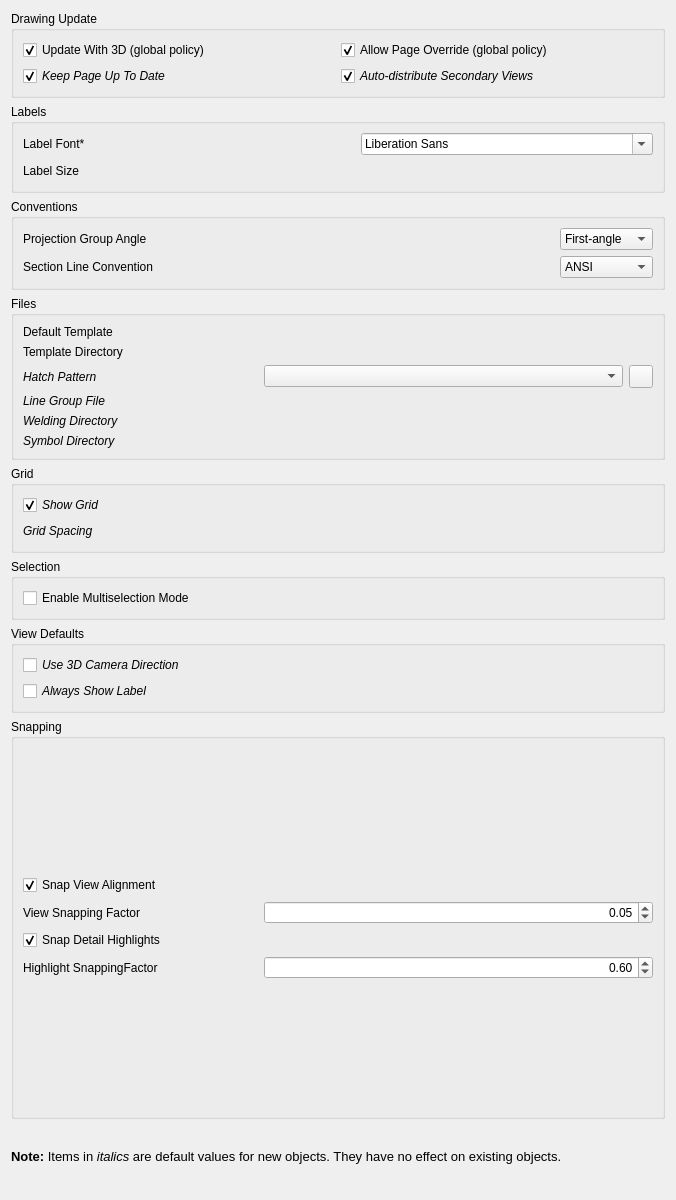
<?xml version="1.0" encoding="UTF-8"?>
<ui version="4.0">
 <class>TechDrawGui::DlgPrefsTechDrawGeneralImp</class>
 <widget class="QWidget" name="TechDrawGui::DlgPrefsTechDrawGeneralImp">
  <property name="geometry">
   <rect>
    <x>0</x>
    <y>0</y>
    <width>676</width>
    <height>1200</height>
   </rect>
  </property>
  <property name="sizePolicy">
   <sizepolicy hsizetype="Preferred" vsizetype="Minimum">
    <horstretch>0</horstretch>
    <verstretch>0</verstretch>
   </sizepolicy>
  </property>
  <property name="windowTitle">
   <string>General</string>
  </property>
  <property name="toolTip">
   <string/>
  </property>
  <layout class="QVBoxLayout" name="verticalLayout_3">
   <item>
    <widget class="QGroupBox" name="gbMisc">
     <property name="sizePolicy">
      <sizepolicy hsizetype="Preferred" vsizetype="Preferred">
       <horstretch>0</horstretch>
       <verstretch>0</verstretch>
      </sizepolicy>
     </property>
     <property name="title">
      <string>Drawing Update</string>
     </property>
     <layout class="QVBoxLayout" name="verticalLayout_2">
      <item>
       <layout class="QGridLayout" name="gridLayout_5">
        <item row="0" column="0">
         <widget class="Gui::PrefCheckBox" name="cb_Global">
          <property name="sizePolicy">
           <sizepolicy hsizetype="Preferred" vsizetype="Preferred">
            <horstretch>0</horstretch>
            <verstretch>0</verstretch>
           </sizepolicy>
          </property>
          <property name="toolTip">
           <string>Whether or not pages are updated every time the 3D model is changed</string>
          </property>
          <property name="text">
           <string>Update With 3D (global policy)</string>
          </property>
          <property name="checked">
           <bool>true</bool>
          </property>
          <property name="prefEntry" stdset="0">
           <cstring>GlobalUpdateDrawings</cstring>
          </property>
          <property name="prefPath" stdset="0">
           <cstring>Mod/TechDraw/General</cstring>
          </property>
         </widget>
        </item>
        <item row="0" column="1">
         <widget class="Gui::PrefCheckBox" name="cb_Override">
          <property name="sizePolicy">
           <sizepolicy hsizetype="Preferred" vsizetype="Preferred">
            <horstretch>0</horstretch>
            <verstretch>0</verstretch>
           </sizepolicy>
          </property>
          <property name="toolTip">
           <string>Whether or not a page's 'Keep Updated' property
can override the global 'Update With 3D' parameter</string>
          </property>
          <property name="text">
           <string>Allow Page Override (global policy)</string>
          </property>
          <property name="checked">
           <bool>true</bool>
          </property>
          <property name="prefEntry" stdset="0">
           <cstring>AllowPageOverride</cstring>
          </property>
          <property name="prefPath" stdset="0">
           <cstring>Mod/TechDraw/General</cstring>
          </property>
         </widget>
        </item>
        <item row="1" column="0">
         <widget class="Gui::PrefCheckBox" name="cb_PageUpdate">
          <property name="sizePolicy">
           <sizepolicy hsizetype="Preferred" vsizetype="Preferred">
            <horstretch>0</horstretch>
            <verstretch>0</verstretch>
           </sizepolicy>
          </property>
          <property name="font">
           <font>
            <italic>true</italic>
           </font>
          </property>
          <property name="toolTip">
           <string>Keep drawing pages in sync with changes of 3D model in real time.
This can slow down the response time.</string>
          </property>
          <property name="text">
           <string>Keep Page Up To Date</string>
          </property>
          <property name="checked">
           <bool>true</bool>
          </property>
          <property name="prefEntry" stdset="0">
           <cstring>KeepPagesUpToDate</cstring>
          </property>
          <property name="prefPath" stdset="0">
           <cstring>Mod/TechDraw/General</cstring>
          </property>
         </widget>
        </item>
        <item row="1" column="1">
         <widget class="Gui::PrefCheckBox" name="cb_AutoDist">
          <property name="sizePolicy">
           <sizepolicy hsizetype="Preferred" vsizetype="Preferred">
            <horstretch>0</horstretch>
            <verstretch>0</verstretch>
           </sizepolicy>
          </property>
          <property name="font">
           <font>
            <italic>true</italic>
           </font>
          </property>
          <property name="toolTip">
           <string>Automatically distribute secondary views
for ProjectionGroups</string>
          </property>
          <property name="text">
           <string>Auto-distribute Secondary Views</string>
          </property>
          <property name="checked">
           <bool>true</bool>
          </property>
          <property name="prefEntry" stdset="0">
           <cstring>AutoDist</cstring>
          </property>
          <property name="prefPath" stdset="0">
           <cstring>/Mod/TechDraw/General</cstring>
          </property>
         </widget>
        </item>
       </layout>
      </item>
     </layout>
    </widget>
   </item>
   <item>
    <widget class="QGroupBox" name="gb_Font">
     <property name="sizePolicy">
      <sizepolicy hsizetype="Preferred" vsizetype="Preferred">
       <horstretch>0</horstretch>
       <verstretch>0</verstretch>
      </sizepolicy>
     </property>
     <property name="title">
      <string>Labels</string>
     </property>
     <layout class="QVBoxLayout" name="verticalLayout_4">
      <item>
       <layout class="QGridLayout" name="gridLayout_2" rowstretch="0,0" columnstretch="1,0,1">
        <item row="0" column="0">
         <widget class="QLabel" name="lbl_LabelFont">
          <property name="baseSize">
           <size>
            <width>0</width>
            <height>0</height>
           </size>
          </property>
          <property name="toolTip">
           <string>* this font is also used for dimensions
   Changes have no effect on existing dimensions.</string>
          </property>
          <property name="text">
           <string>Label Font*</string>
          </property>
         </widget>
        </item>
        <item row="0" column="1">
         <spacer name="horizontalSpacer_2">
          <property name="orientation">
           <enum>Qt::Horizontal</enum>
          </property>
          <property name="sizeType">
           <enum>QSizePolicy::Preferred</enum>
          </property>
          <property name="sizeHint" stdset="0">
           <size>
            <width>40</width>
            <height>20</height>
           </size>
          </property>
         </spacer>
        </item>
        <item row="0" column="2">
         <widget class="Gui::PrefFontBox" name="pfb_LabelFont">
          <property name="sizePolicy">
           <sizepolicy hsizetype="Preferred" vsizetype="Preferred">
            <horstretch>0</horstretch>
            <verstretch>0</verstretch>
           </sizepolicy>
          </property>
          <property name="baseSize">
           <size>
            <width>0</width>
            <height>0</height>
           </size>
          </property>
          <property name="toolTip">
           <string>Font for labels</string>
          </property>
          <property name="sizeAdjustPolicy">
           <enum>QComboBox::AdjustToContents</enum>
          </property>
          <property name="currentFont">
           <font/>
          </property>
          <property name="prefEntry" stdset="0">
           <cstring>LabelFont</cstring>
          </property>
          <property name="prefPath" stdset="0">
           <cstring>/Mod/TechDraw/Labels</cstring>
          </property>
         </widget>
        </item>
        <item row="1" column="0">
         <widget class="QLabel" name="label_6">
          <property name="text">
           <string>Label Size</string>
          </property>
         </widget>
        </item>
        <item row="1" column="1">
         <spacer name="horizontalSpacer_6">
          <property name="orientation">
           <enum>Qt::Horizontal</enum>
          </property>
          <property name="sizeHint" stdset="0">
           <size>
            <width>40</width>
            <height>20</height>
           </size>
          </property>
         </spacer>
        </item>
        <item row="1" column="2">
         <widget class="Gui::PrefUnitSpinBox" name="plsb_LabelSize" native="true">
          <property name="sizePolicy">
           <sizepolicy hsizetype="Preferred" vsizetype="Preferred">
            <horstretch>0</horstretch>
            <verstretch>0</verstretch>
           </sizepolicy>
          </property>
          <property name="toolTip">
           <string>Label size</string>
          </property>
          <property name="value" stdset="0">
           <double>8.000000000000000</double>
          </property>
          <property name="prefEntry" stdset="0">
           <cstring>LabelSize</cstring>
          </property>
          <property name="prefPath" stdset="0">
           <cstring>/Mod/TechDraw/Labels</cstring>
          </property>
         </widget>
        </item>
       </layout>
      </item>
     </layout>
    </widget>
   </item>
   <item>
    <widget class="QGroupBox" name="groupBox_2">
     <property name="sizePolicy">
      <sizepolicy hsizetype="Preferred" vsizetype="Preferred">
       <horstretch>0</horstretch>
       <verstretch>0</verstretch>
      </sizepolicy>
     </property>
     <property name="baseSize">
      <size>
       <width>0</width>
       <height>500</height>
      </size>
     </property>
     <property name="title">
      <string>Conventions</string>
     </property>
     <layout class="QVBoxLayout" name="verticalLayout">
      <item>
       <layout class="QGridLayout" name="gridLayout_6" columnstretch="1,0,0">
        <item row="0" column="1">
         <spacer name="horizontalSpacer_3">
          <property name="orientation">
           <enum>Qt::Horizontal</enum>
          </property>
          <property name="sizeHint" stdset="0">
           <size>
            <width>40</width>
            <height>20</height>
           </size>
          </property>
         </spacer>
        </item>
        <item row="0" column="0">
         <widget class="QLabel" name="label_7">
          <property name="text">
           <string>Projection Group Angle</string>
          </property>
         </widget>
        </item>
        <item row="0" column="2">
         <widget class="Gui::PrefComboBox" name="cbProjAngle">
          <property name="sizePolicy">
           <sizepolicy hsizetype="Preferred" vsizetype="Preferred">
            <horstretch>0</horstretch>
            <verstretch>0</verstretch>
           </sizepolicy>
          </property>
          <property name="toolTip">
           <string>Use first- or third-angle multiview projection convention</string>
          </property>
          <property name="sizeAdjustPolicy">
           <enum>QComboBox::AdjustToContents</enum>
          </property>
          <property name="prefEntry" stdset="0">
           <cstring>ProjectionAngle</cstring>
          </property>
          <property name="prefPath" stdset="0">
           <cstring>Mod/TechDraw/General</cstring>
          </property>
          <item>
           <property name="text">
            <string>First-angle</string>
           </property>
          </item>
          <item>
           <property name="text">
            <string>Third-angle</string>
           </property>
          </item>
          <item>
           <property name="text">
            <string>Page</string>
           </property>
          </item>
         </widget>
        </item>
        <item row="1" column="2">
         <widget class="Gui::PrefComboBox" name="cbSectionLineStd">
          <property name="sizePolicy">
           <sizepolicy hsizetype="Preferred" vsizetype="Preferred">
            <horstretch>0</horstretch>
            <verstretch>0</verstretch>
           </sizepolicy>
          </property>
          <property name="toolTip">
           <string>Standard to be used to draw section lines.  This affects the position of arrows and symbol.</string>
          </property>
          <property name="currentIndex">
           <number>0</number>
          </property>
          <property name="prefEntry" stdset="0">
           <cstring>SectionLineStandard</cstring>
          </property>
          <property name="prefPath" stdset="0">
           <cstring>Mod/TechDraw/Standards</cstring>
          </property>
          <item>
           <property name="text">
            <string notr="true">ANSI</string>
           </property>
          </item>
          <item>
           <property name="text">
            <string notr="true">ISO</string>
           </property>
          </item>
         </widget>
        </item>
        <item row="1" column="0">
         <widget class="QLabel" name="label_13">
          <property name="font">
           <font>
            <italic>false</italic>
           </font>
          </property>
          <property name="text">
           <string>Section Line Convention</string>
          </property>
         </widget>
        </item>
       </layout>
      </item>
     </layout>
    </widget>
   </item>
   <item>
    <widget class="QGroupBox" name="gb_Templates">
     <property name="sizePolicy">
      <sizepolicy hsizetype="Expanding" vsizetype="Preferred">
       <horstretch>0</horstretch>
       <verstretch>0</verstretch>
      </sizepolicy>
     </property>
     <property name="title">
      <string>Files</string>
     </property>
     <layout class="QGridLayout" name="gridLayout_4">
      <item row="0" column="0">
       <layout class="QGridLayout" name="gridLayout_3" columnstretch="1,0,2">
        <item row="1" column="1" rowspan="2">
         <spacer name="horizontalSpacer_7">
          <property name="orientation">
           <enum>Qt::Horizontal</enum>
          </property>
          <property name="sizeHint" stdset="0">
           <size>
            <width>40</width>
            <height>22</height>
           </size>
          </property>
         </spacer>
        </item>
        <item row="2" column="2">
         <layout class="QHBoxLayout" name="hboxlayout">
          <item>
           <widget class="QComboBox" name="patternComboBox">
            <property name="toolTip">
             <string>Select a default pattern. If 'Last used' is selected, the pattern you last used will be used.</string>
            </property>
           </widget>
          </item>
          <item>
           <widget class="QToolButton" name="openPatternsFolder">
            <property name="sizePolicy">
             <sizepolicy hsizetype="Maximum" vsizetype="Preferred">
              <horstretch>0</horstretch>
              <verstretch>0</verstretch>
             </sizepolicy>
            </property>
            <property name="toolTip">
             <string>Open the folder containing all available SVG patterns and where you can add your custom svg files. Note: PAT files are in a sibling folder called PAT. If you add a custom file you will need to close and re-open the preference dialog.</string>
            </property>
            <property name="icon">
             <iconset resource="Resources/resource.qrc">
             <normaloff>:/icons/folder.svg</normaloff>:/icons/folder.svg</iconset>
            </property>
           </widget>
          </item>
         </layout>
        </item>
        <item row="3" column="2">
         <widget class="Gui::PrefFileChooser" name="pfc_LineGroup" native="true">
          <property name="sizePolicy">
           <sizepolicy hsizetype="Expanding" vsizetype="Preferred">
            <horstretch>1</horstretch>
            <verstretch>0</verstretch>
           </sizepolicy>
          </property>
          <property name="toolTip">
           <string>Alternate file for personal LineGroup definition</string>
          </property>
          <property name="prefEntry" stdset="0">
           <cstring>LineGroupFile</cstring>
          </property>
          <property name="prefPath" stdset="0">
           <cstring>/Mod/TechDraw/Files</cstring>
          </property>
         </widget>
        </item>
        <item row="0" column="2">
         <widget class="Gui::PrefFileChooser" name="pfc_DefTemp" native="true">
          <property name="sizePolicy">
           <sizepolicy hsizetype="Expanding" vsizetype="Preferred">
            <horstretch>1</horstretch>
            <verstretch>0</verstretch>
           </sizepolicy>
          </property>
          <property name="toolTip">
           <string>Default template file for new pages</string>
          </property>
          <property name="prefEntry" stdset="0">
           <cstring>TemplateFile</cstring>
          </property>
          <property name="prefPath" stdset="0">
           <cstring>/Mod/TechDraw/Files</cstring>
          </property>
         </widget>
        </item>
        <item row="4" column="0">
         <widget class="QLabel" name="label_11">
          <property name="font">
           <font>
            <italic>true</italic>
           </font>
          </property>
          <property name="text">
           <string>Welding Directory</string>
          </property>
         </widget>
        </item>
        <item row="4" column="2">
         <widget class="Gui::PrefFileChooser" name="pfc_Welding" native="true">
          <property name="sizePolicy">
           <sizepolicy hsizetype="Expanding" vsizetype="Preferred">
            <horstretch>1</horstretch>
            <verstretch>0</verstretch>
           </sizepolicy>
          </property>
          <property name="toolTip">
           <string>Default directory for welding symbols</string>
          </property>
          <property name="prefEntry" stdset="0">
           <cstring>WeldingDir</cstring>
          </property>
          <property name="prefPath" stdset="0">
           <cstring>/Mod/TechDraw/Files</cstring>
          </property>
         </widget>
        </item>
        <item row="1" column="2">
         <widget class="Gui::PrefFileChooser" name="pfc_DefDir" native="true">
          <property name="sizePolicy">
           <sizepolicy hsizetype="Expanding" vsizetype="Preferred">
            <horstretch>1</horstretch>
            <verstretch>0</verstretch>
           </sizepolicy>
          </property>
          <property name="toolTip">
           <string>Starting directory for menu 'Insert Page using Template'</string>
          </property>
          <property name="prefEntry" stdset="0">
           <cstring>TemplateDir</cstring>
          </property>
          <property name="prefPath" stdset="0">
           <cstring>/Mod/TechDraw/Files</cstring>
          </property>
         </widget>
        </item>
        <item row="1" column="0">
         <widget class="QLabel" name="label_2">
          <property name="text">
           <string>Template Directory</string>
          </property>
         </widget>
        </item>
        <item row="7" column="2">
         <widget class="Gui::PrefFileChooser" name="fcSymbolDir" native="true">
          <property name="sizePolicy">
           <sizepolicy hsizetype="Expanding" vsizetype="Preferred">
            <horstretch>1</horstretch>
            <verstretch>0</verstretch>
           </sizepolicy>
          </property>
          <property name="toolTip">
           <string>Alternate directory to search for SVG symbol files.</string>
          </property>
          <property name="prefEntry" stdset="0">
           <cstring>DirSymbol</cstring>
          </property>
          <property name="prefPath" stdset="0">
           <cstring>/Mod/TechDraw/Files</cstring>
          </property>
         </widget>
        </item>
        <item row="2" column="0">
         <widget class="QLabel" name="lbl_Hatch">
          <property name="font">
           <font>
            <italic>true</italic>
           </font>
          </property>
          <property name="text">
           <string>Hatch Pattern</string>
          </property>
         </widget>
        </item>
        <item row="0" column="0">
         <widget class="QLabel" name="label">
          <property name="text">
           <string>Default Template</string>
          </property>
         </widget>
        </item>
        <item row="7" column="0">
         <widget class="QLabel" name="label_5">
          <property name="font">
           <font>
            <italic>true</italic>
           </font>
          </property>
          <property name="text">
           <string>Symbol Directory</string>
          </property>
         </widget>
        </item>
        <item row="3" column="0">
         <widget class="QLabel" name="label_10">
          <property name="font">
           <font>
            <italic>true</italic>
           </font>
          </property>
          <property name="text">
           <string>Line Group File</string>
          </property>
         </widget>
        </item>
       </layout>
      </item>
     </layout>
    </widget>
   </item>
   <item>
    <widget class="QGroupBox" name="gbGrid">
     <property name="title">
      <string>Grid</string>
     </property>
     <layout class="QVBoxLayout" name="verticalLayout_5">
      <item>
       <layout class="QGridLayout" name="gridLayout" columnstretch="1,0,0">
        <item row="1" column="1">
         <spacer name="horizontalSpacer">
          <property name="orientation">
           <enum>Qt::Horizontal</enum>
          </property>
          <property name="sizeHint" stdset="0">
           <size>
            <width>40</width>
            <height>20</height>
           </size>
          </property>
         </spacer>
        </item>
        <item row="0" column="0">
         <widget class="Gui::PrefCheckBox" name="cb_ShowGrid">
          <property name="font">
           <font>
            <italic>true</italic>
           </font>
          </property>
          <property name="toolTip">
           <string>Set ShowGrid property to true on new Pages.</string>
          </property>
          <property name="text">
           <string>Show Grid</string>
          </property>
          <property name="checked">
           <bool>true</bool>
          </property>
          <property name="prefEntry" stdset="0">
           <cstring>showGrid</cstring>
          </property>
          <property name="prefPath" stdset="0">
           <cstring>/Mod/TechDraw/General</cstring>
          </property>
         </widget>
        </item>
        <item row="1" column="0">
         <widget class="QLabel" name="label_4">
          <property name="font">
           <font>
            <italic>true</italic>
           </font>
          </property>
          <property name="text">
           <string>Grid Spacing</string>
          </property>
         </widget>
        </item>
        <item row="1" column="2">
         <widget class="Gui::PrefUnitSpinBox" name="psb_GridSpacing" native="true">
          <property name="toolTip">
           <string>Distance between Page grid lines.</string>
          </property>
          <property name="value" stdset="0">
           <double>10.000000000000000</double>
          </property>
          <property name="prefEntry" stdset="0">
           <cstring>gridSpacing</cstring>
          </property>
          <property name="prefPath" stdset="0">
           <cstring>/Mod/TechDraw/General</cstring>
          </property>
         </widget>
        </item>
       </layout>
      </item>
     </layout>
    </widget>
   </item>
   <item>
    <widget class="QGroupBox" name="gbSelection">
     <property name="sizePolicy">
      <sizepolicy hsizetype="Preferred" vsizetype="Preferred">
       <horstretch>0</horstretch>
       <verstretch>0</verstretch>
      </sizepolicy>
     </property>
     <property name="title">
      <string>Selection</string>
     </property>
     <layout class="QVBoxLayout" name="verticalLayout_6">
      <item>
       <layout class="QGridLayout" name="gridLayout_7">
        <item row="0" column="0">
         <widget class="Gui::PrefCheckBox" name="cbMultiSelection">
          <property name="sizePolicy">
           <sizepolicy hsizetype="Preferred" vsizetype="Preferred">
            <horstretch>0</horstretch>
            <verstretch>0</verstretch>
           </sizepolicy>
          </property>
          <property name="toolTip">
           <string>If enabled, clicking without Ctrl does not clear existing vertex/edge/face selection</string>
          </property>
          <property name="text">
           <string>Enable Multiselection Mode</string>
          </property>
          <property name="checked">
           <bool>false</bool>
          </property>
          <property name="prefEntry" stdset="0">
           <cstring>multiSelection</cstring>
          </property>
          <property name="prefPath" stdset="0">
           <cstring>Mod/TechDraw/General</cstring>
          </property>
         </widget>
        </item>
       </layout>
      </item>
     </layout>
    </widget>
   </item>
   <item>
    <widget class="QGroupBox" name="gbViewDefaut">
     <property name="sizePolicy">
      <sizepolicy hsizetype="Expanding" vsizetype="Preferred">
       <horstretch>0</horstretch>
       <verstretch>0</verstretch>
      </sizepolicy>
     </property>
     <property name="title">
      <string>View Defaults</string>
     </property>
     <layout class="QVBoxLayout" name="verticalLayout_8">
      <item>
       <layout class="QVBoxLayout" name="verticalLayout_7">
        <item>
         <widget class="Gui::PrefCheckBox" name="cb_useCameraDirection">
          <property name="sizePolicy">
           <sizepolicy hsizetype="Preferred" vsizetype="Preferred">
            <horstretch>0</horstretch>
            <verstretch>0</verstretch>
           </sizepolicy>
          </property>
          <property name="font">
           <font>
            <italic>true</italic>
           </font>
          </property>
          <property name="toolTip">
           <string>If checked, the 3D camera direction (or normal of a selected face) will be used as the view direction. If not checked, Views will be created as Front Views.</string>
          </property>
          <property name="text">
           <string>Use 3D Camera Direction</string>
          </property>
          <property name="prefEntry" stdset="0">
           <cstring>UseCameraDirection</cstring>
          </property>
          <property name="prefPath" stdset="0">
           <cstring>/Mod/TechDraw/General</cstring>
          </property>
         </widget>
        </item>
        <item>
         <widget class="Gui::PrefCheckBox" name="cb_alwaysShowLabel">
          <property name="font">
           <font>
            <italic>true</italic>
           </font>
          </property>
          <property name="toolTip">
           <string>If checked, view labels will be displayed even when frames are suppressed.</string>
          </property>
          <property name="text">
           <string>Always Show Label</string>
          </property>
          <property name="prefEntry" stdset="0">
           <cstring>AlwaysShowLabel</cstring>
          </property>
          <property name="prefPath" stdset="0">
           <cstring>/Mod/TechDraw/General</cstring>
          </property>
         </widget>
        </item>
       </layout>
      </item>
     </layout>
    </widget>
   </item>
   <item>
    <widget class="QGroupBox" name="groupBox">
     <property name="sizePolicy">
      <sizepolicy hsizetype="Expanding" vsizetype="Expanding">
       <horstretch>0</horstretch>
       <verstretch>0</verstretch>
      </sizepolicy>
     </property>
     <property name="title">
      <string>Snapping</string>
     </property>
     <layout class="QVBoxLayout" name="verticalLayout_9">
      <item>
       <layout class="QGridLayout" name="gridLayout_8" columnstretch="1,0,2,0">
        <item row="0" column="0">
         <widget class="Gui::PrefCheckBox" name="cb_SnapViews">
          <property name="toolTip">
           <string>Check this box if you want views to snap into alignment when being dragged.</string>
          </property>
          <property name="text">
           <string>Snap View Alignment</string>
          </property>
          <property name="checked">
           <bool>true</bool>
          </property>
          <property name="prefEntry" stdset="0">
           <cstring>SnapViews</cstring>
          </property>
          <property name="prefPath" stdset="0">
           <cstring>/Mod/TechDraw/General</cstring>
          </property>
         </widget>
        </item>
        <item row="2" column="0">
         <widget class="Gui::PrefCheckBox" name="cb_SnapHighlights">
          <property name="toolTip">
           <string>Check this box if you want detail view highlights to snap to the nearest vertex when dragging in TaskDetail.</string>
          </property>
          <property name="text">
           <string>Snap Detail Highlights</string>
          </property>
          <property name="checked">
           <bool>true</bool>
          </property>
          <property name="prefEntry" stdset="0">
           <cstring>SnapHighlights</cstring>
          </property>
          <property name="prefPath" stdset="0">
           <cstring>/Mod/TechDraw/General</cstring>
          </property>
         </widget>
        </item>
        <item row="1" column="2">
         <widget class="Gui::PrefDoubleSpinBox" name="psb_SnapFactor">
          <property name="toolTip">
           <string>When dragging a view, if it is within this fraction of view size of the correct alignment, it will snap into alignment.</string>
          </property>
          <property name="alignment">
           <set>Qt::AlignRight|Qt::AlignTrailing|Qt::AlignVCenter</set>
          </property>
          <property name="value">
           <double>0.050000000000000</double>
          </property>
          <property name="prefEntry" stdset="0">
           <cstring>SnapLimitFactor</cstring>
          </property>
          <property name="prefPath" stdset="0">
           <cstring>/Mod/TechDraw/General</cstring>
          </property>
         </widget>
        </item>
        <item row="1" column="1">
         <spacer name="horizontalSpacer_4">
          <property name="orientation">
           <enum>Qt::Horizontal</enum>
          </property>
          <property name="sizeHint" stdset="0">
           <size>
            <width>40</width>
            <height>20</height>
           </size>
          </property>
         </spacer>
        </item>
        <item row="1" column="0">
         <widget class="QLabel" name="label_3">
          <property name="text">
           <string>View Snapping Factor</string>
          </property>
         </widget>
        </item>
        <item row="3" column="0">
         <widget class="QLabel" name="label_14">
          <property name="text">
           <string>Highlight SnappingFactor</string>
          </property>
         </widget>
        </item>
        <item row="3" column="2">
         <widget class="Gui::PrefDoubleSpinBox" name="psb_HighlightSnapFactor">
          <property name="toolTip">
           <string>Controls the snap radius for highlights. Vertex must be within this factor times the highlight size to be a snap target.</string>
          </property>
          <property name="alignment">
           <set>Qt::AlignRight|Qt::AlignTrailing|Qt::AlignVCenter</set>
          </property>
          <property name="value">
           <double>0.600000000000000</double>
          </property>
          <property name="prefEntry" stdset="0">
           <cstring>DetailSnapRadius</cstring>
          </property>
          <property name="prefPath" stdset="0">
           <cstring>/Mod/TechDraw/General</cstring>
          </property>

         </widget>
        </item>
       </layout>
      </item>
     </layout>
    </widget>
   </item>
   <item>
    <widget class="QLabel" name="label_12">
     <property name="sizePolicy">
      <sizepolicy hsizetype="Preferred" vsizetype="Minimum">
       <horstretch>0</horstretch>
       <verstretch>0</verstretch>
      </sizepolicy>
     </property>
     <property name="minimumSize">
      <size>
       <width>0</width>
       <height>64</height>
      </size>
     </property>
     <property name="baseSize">
      <size>
       <width>0</width>
       <height>64</height>
      </size>
     </property>
     <property name="font">
      <font>
       <pointsize>10</pointsize>
       <italic>false</italic>
      </font>
     </property>
     <property name="text">
      <string>&lt;html&gt;&lt;head/&gt;&lt;body&gt;&lt;p&gt;&lt;span style=&quot; font-weight:600;&quot;&gt;Note:&lt;/span&gt; Items in &lt;span style=&quot; font-style:italic;&quot;&gt;italics&lt;/span&gt; are default values for new objects. They have no effect on existing objects.&lt;/p&gt;&lt;/body&gt;&lt;/html&gt;</string>
     </property>
     <property name="wordWrap">
      <bool>true</bool>
     </property>
    </widget>
   </item>
  </layout>
 </widget>
 <customwidgets>
  <customwidget>
   <class>Gui::FileChooser</class>
   <extends>QWidget</extends>
   <header>Gui/FileDialog.h</header>
  </customwidget>
  <customwidget>
   <class>Gui::QuantitySpinBox</class>
   <extends>QWidget</extends>
   <header>Gui/QuantitySpinBox.h</header>
  </customwidget>
  <customwidget>
   <class>Gui::PrefFileChooser</class>
   <extends>Gui::FileChooser</extends>
   <header>Gui/PrefWidgets.h</header>
  </customwidget>
  <customwidget>
   <class>Gui::PrefCheckBox</class>
   <extends>QCheckBox</extends>
   <header>Gui/PrefWidgets.h</header>
  </customwidget>
  <customwidget>
   <class>Gui::PrefComboBox</class>
   <extends>QComboBox</extends>
   <header>Gui/PrefWidgets.h</header>
  </customwidget>
  <customwidget>
   <class>Gui::PrefLineEdit</class>
   <extends>QLineEdit</extends>
   <header>Gui/PrefWidgets.h</header>
  </customwidget>
  <customwidget>
   <class>Gui::PrefDoubleSpinBox</class>
   <extends>QDoubleSpinBox</extends>
   <header>Gui/PrefWidgets.h</header>
  </customwidget>
  <customwidget>
   <class>Gui::PrefFontBox</class>
   <extends>QFontComboBox</extends>
   <header>Gui/PrefWidgets.h</header>
  </customwidget>
  <customwidget>
   <class>Gui::PrefUnitSpinBox</class>
   <extends>Gui::QuantitySpinBox</extends>
   <header>Gui/PrefWidgets.h</header>
  </customwidget>
 </customwidgets>
 <resources/>
 <connections/>
</ui>
